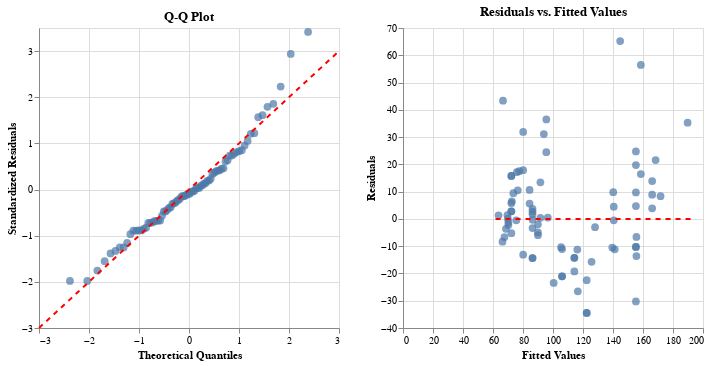

Source (notebook cell):
### Markdown cell above
Now that `y_actual` and `y_predicted` have been extracted, let's pass these parameters to the `qq_and_residuals_plot` function.

### Code cell
from linreg_ally.plotting import qq_and_residuals_plot

qq_and_residuals_plot(y_actual, y_predicted)

### Figure 1 — Vega-Lite specification as saved in the notebook (floating-point values rounded to 4 significant figures)
{"config": {"view": {"continuousWidth": 300, "continuousHeight": 300}}, "hconcat": [{"layer": [{"data": {"name": "data-d3c8f6fbea1a29b4dd8291e7d0e3b221"}, "mark": {"type": "circle", "size": 60}, "encoding": {"x": {"field": "Theoretical Quantiles", "title": "Theoretical Quantiles", "type": "quantitative"}, "y": {"field": "Standardized Residuals", "title": "Standardized Residuals", "type": "quantitative"}}, "title": "Q-Q Plot"}, {"data": {"name": "data-85d19c836a4395e2ec54e74d1ddf6151"}, "mark": {"type": "line", "color": "red", "strokeDash": [5, 5]}, "encoding": {"x": {"field": "Theoretical Quantiles", "type": "quantitative"}, "y": {"field": "Standardized Residuals", "type": "quantitative"}}}], "height": 300, "width": 300}, {"layer": [{"data": {"name": "data-6441b55efb36736b85f0137b061e2a04"}, "mark": {"type": "circle", "size": 60}, "encoding": {"x": {"field": "Fitted Values", "title": "Fitted Values", "type": "quantitative"}, "y": {"field": "Residuals", "title": "Residuals", "type": "quantitative"}}, "title": "Residuals vs. Fitted Values"}, {"data": {"name": "data-12fe4be04ac697c852a266ecaf7edd18"}, "mark": {"type": "line", "color": "red", "strokeDash": [5, 5]}, "encoding": {"x": {"field": "Fitted Values", "type": "quantitative"}, "y": {"field": "Residuals", "type": "quantitative"}}}], "height": 300, "width": 300}], "resolve": {"scale": {"y": "independent"}}, "$schema": "https://vega.github.io/schema/vega-lite/v5.20.1.json", "datasets": {"data-d3c8f6fbea1a29b4dd8291e7d0e3b221": [{"Theoretical Quantiles": -2.381, "Standardized Residuals": -1.981}, {"Theoretical Quantiles": -2.035, "Standardized Residuals": -1.981}, {"Theoretical Quantiles": -1.833, "Standardized Residuals": -1.754}, {"Theoretical Quantiles": -1.687, "Standardized Residuals": -1.553}, {"Theoretical Quantiles": -1.57, "Standardized Residuals": -1.386}, {"Theoretical Quantiles": -1.471, "Standardized Residuals": -1.331}, {"Theoretical Quantiles": -1.384, "Standardized Residuals": -1.255}, {"Theoretical Quantiles": -1.307, "Standardized Residuals": -1.255}, {"Theoretical Quantiles": -1.237, "Standardized Residuals": -1.158}, {"Theoretical Quantiles": -1.173, "Standardized Residuals": -0.9675}, {"Theoretical Quantiles": -1.113, "Standardized Residuals": -0.8925}, {"Theoretical Quantiles": -1.057, "Standardized Residuals": -0.8925}, {"Theoretical Quantiles": -1.003, "Standardized Residuals": -0.887}, {"Theoretical Quantiles": -0.9532, "Standardized Residuals": -0.887}, {"Theoretical Quantiles": -0.9051, "Standardized Residuals": -0.8521}, {"Theoretical Quantiles": -0.8591, "Standardized Residuals": -0.8256}, {"Theoretical Quantiles": -0.8148, "Standardized Residuals": -0.723}, {"Theoretical Quantiles": -0.7721, "Standardized Residuals": -0.72}, {"Theoretical Quantiles": -0.7307, "Standardized Residuals": -0.7135}, {"Theoretical Quantiles": -0.6906, "Standardized Residuals": -0.6853}, {"Theoretical Quantiles": -0.6515, "Standardized Residuals": -0.678}, {"Theoretical Quantiles": -0.6134, "Standardized Residuals": -0.672}, {"Theoretical Quantiles": -0.5762, "Standardized Residuals": -0.672}, {"Theoretical Quantiles": -0.5397, "Standardized Residuals": -0.5666}, {"Theoretical Quantiles": -0.504, "Standardized Residuals": -0.4753}, {"Theoretical Quantiles": -0.4689, "Standardized Residuals": -0.4733}, {"Theoretical Quantiles": -0.4344, "Standardized Residuals": -0.4384}, {"Theoretical Quantiles": -0.4003, "Standardized Residuals": -0.3992}, {"Theoretical Quantiles": -0.3667, "Standardized Residuals": -0.3843}, {"Theoretical Quantiles": -0.3336, "Standardized Residuals": -0.3121}, {"Theoretical Quantiles": -0.3008, "Standardized Residuals": -0.2971}, {"Theoretical Quantiles": -0.2683, "Standardized Residuals": -0.2801}, {"Theoretical Quantiles": -0.2361, "Standardized Residuals": -0.2385}, {"Theoretical Quantiles": -0.2041, "Standardized Residuals": -0.2219}, {"Theoretical Quantiles": -0.1724, "Standardized Residuals": -0.1844}, {"Theoretical Quantiles": -0.1408, "Standardized Residuals": -0.1439}, {"Theoretical Quantiles": -0.1094, "Standardized Residuals": -0.1433}, {"Theoretical Quantiles": -0.07806, "Standardized Residuals": -0.1348}, {"Theoretical Quantiles": -0.0468, "Standardized Residuals": -0.1125}, {"Theoretical Quantiles": -0.0156, "Standardized Residuals": -0.09428}, {"Theoretical Quantiles": 0.0156, "Standardized Residuals": -0.09013}, {"Theoretical Quantiles": 0.0468, "Standardized Residuals": -0.04563}, {"Theoretical Quantiles": 0.07806, "Standardized Residuals": -0.04065}, {"Theoretical Quantiles": 0.1094, "Standardized Residuals": -0.02654}, {"Theoretical Quantiles": 0.1408, "Standardized Residuals": 0.02758}, {"Theoretical Quantiles": 0.1724, "Standardized Residuals": 0.03372}, {"Theoretical Quantiles": 0.2041, "Standardized Residuals": 0.03372}, {"Theoretical Quantiles": 0.2361, "Standardized Residuals": 0.0817}, {"Theoretical Quantiles": 0.2683, "Standardized Residuals": 0.09481}, {"Theoretical Quantiles": 0.3008, "Standardized Residuals": 0.1273}, {"Theoretical Quantiles": 0.3336, "Standardized Residuals": 0.1398}, {"Theoretical Quantiles": 0.3667, "Standardized Residuals": 0.1883}, {"Theoretical Quantiles": 0.4003, "Standardized Residuals": 0.1961}, {"Theoretical Quantiles": 0.4344, "Standardized Residuals": 0.2324}, {"Theoretical Quantiles": 0.4689, "Standardized Residuals": 0.334}, {"Theoretical Quantiles": 0.504, "Standardized Residuals": 0.3654}, {"Theoretical Quantiles": 0.5397, "Standardized Residuals": 0.3956}, {"Theoretical Quantiles": 0.5762, "Standardized Residuals": 0.4104}, {"Theoretical Quantiles": 0.6134, "Standardized Residuals": 0.4157}, {"Theoretical Quantiles": 0.6515, "Standardized Residuals": 0.4522}, {"Theoretical Quantiles": 0.6906, "Standardized Residuals": 0.4589}, {"Theoretical Quantiles": 0.7307, "Standardized Residuals": 0.6093}, {"Theoretical Quantiles": 0.7721, "Standardized Residuals": 0.636}, {"Theoretical Quantiles": 0.8148, "Standardized Residuals": 0.7373}, {"Theoretical Quantiles": 0.8591, "Standardized Residuals": 0.7373}, {"Theoretical Quantiles": 0.9051, "Standardized Residuals": 0.774}, {"Theoretical Quantiles": 0.9532, "Standardized Residuals": 0.8125}, {"Theoretical Quantiles": 1.003, "Standardized Residuals": 0.8319}, {"Theoretical Quantiles": 1.057, "Standardized Residuals": 0.8522}, {"Theoretical Quantiles": 1.113, "Standardized Residuals": 0.9516}, {"Theoretical Quantiles": 1.173, "Standardized Residuals": 1.053}, {"Theoretical Quantiles": 1.237, "Standardized Residuals": 1.208}, {"Theoretical Quantiles": 1.307, "Standardized Residuals": 1.222}, {"Theoretical Quantiles": 1.384, "Standardized Residuals": 1.567}, {"Theoretical Quantiles": 1.471, "Standardized Residuals": 1.61}, {"Theoretical Quantiles": 1.57, "Standardized Residuals": 1.792}, {"Theoretical Quantiles": 1.687, "Standardized Residuals": 1.857}, {"Theoretical Quantiles": 1.833, "Standardized Residuals": 2.23}, {"Theoretical Quantiles": 2.035, "Standardized Residuals": 2.939}, {"Theoretical Quantiles": 2.381, "Standardized Residuals": 3.414}], "data-85d19c836a4395e2ec54e74d1ddf6151": [{"Theoretical Quantiles": -3, "Standardized Residuals": -3}, {"Theoretical Quantiles": 3, "Standardized Residuals": 3}], "data-6441b55efb36736b85f0137b061e2a04": [{"Fitted Values": 171.7, "Residuals": 8.312}, {"Fitted Values": 122.5, "Residuals": -34.46}, {"Fitted Values": 155.3, "Residuals": -30.28}, {"Fitted Values": 75.85, "Residuals": 17.15}, {"Fitted Values": 89.96, "Residuals": -5.961}, {"Fitted Values": 70.27, "Residuals": -1.268}, {"Fitted Values": 122.5, "Residuals": -34.46}, {"Fitted Values": 86.35, "Residuals": 1.649}, {"Fitted Values": 70.27, "Residuals": -2.268}, {"Fitted Values": 155.3, "Residuals": 19.72}, {"Fitted Values": 86.35, "Residuals": -3.351}, {"Fitted Values": 155.3, "Residuals": 24.72}, {"Fitted Values": 95.54, "Residuals": 24.46}, {"Fitted Values": 144.8, "Residuals": 65.23}, {"Fitted Values": 80.11, "Residuals": 17.89}, {"Fitted Values": 66.33, "Residuals": -8.329}, {"Fitted Values": 72.57, "Residuals": 6.434}, {"Fitted Values": 155.3, "Residuals": -10.28}, {"Fitted Values": 122.5, "Residuals": -22.46}, {"Fitted Values": 168.4, "Residuals": 21.59}, {"Fitted Values": 116.5, "Residuals": -26.55}, {"Fitted Values": 106.0, "Residuals": -21.04}, {"Fitted Values": 141.2, "Residuals": -11.16}, {"Fitted Values": 72.24, "Residuals": 2.763}, {"Fitted Values": 166.1, "Residuals": 3.891}, {"Fitted Values": 166.1, "Residuals": 13.89}, {"Fitted Values": 155.3, "Residuals": 9.723}, {"Fitted Values": 89.96, "Residuals": -1.961}, {"Fitted Values": 86.35, "Residuals": 2.649}, {"Fitted Values": 68.63, "Residuals": -3.627}, {"Fitted Values": 139.5, "Residuals": -10.52}, {"Fitted Values": 158.6, "Residuals": 16.44}, {"Fitted Values": 69.61, "Residuals": 1.388}, {"Fitted Values": 73.55, "Residuals": 9.45}, {"Fitted Values": 72.24, "Residuals": -5.237}, {"Fitted Values": 114.2, "Residuals": -14.25}, {"Fitted Values": 95.54, "Residuals": 36.46}, {"Fitted Values": 80.11, "Residuals": -13.11}, {"Fitted Values": 155.3, "Residuals": 4.723}, {"Fitted Values": 128.0, "Residuals": -3.035}, {"Fitted Values": 155.6, "Residuals": -6.606}, {"Fitted Values": 155.6, "Residuals": -13.61}, {"Fitted Values": 140.5, "Residuals": 4.493}, {"Fitted Values": 114.2, "Residuals": -19.25}, {"Fitted Values": 106.0, "Residuals": -11.04}, {"Fitted Values": 86.35, "Residuals": 3.649}, {"Fitted Values": 75.52, "Residuals": -0.5196}, {"Fitted Values": 72.24, "Residuals": 2.763}, {"Fitted Values": 91.6, "Residuals": 0.3975}, {"Fitted Values": 66.66, "Residuals": 43.34}, {"Fitted Values": 76.5, "Residuals": 10.5}, {"Fitted Values": 189.7, "Residuals": 35.26}, {"Fitted Values": 84.38, "Residuals": 10.62}, {"Fitted Values": 114.2, "Residuals": -14.25}, {"Fitted Values": 93.9, "Residuals": 31.1}, {"Fitted Values": 72.24, "Residuals": 15.76}, {"Fitted Values": 166.1, "Residuals": 8.891}, {"Fitted Values": 100.5, "Residuals": -23.46}, {"Fitted Values": 140.5, "Residuals": -0.5074}, {"Fitted Values": 80.11, "Residuals": 31.89}, {"Fitted Values": 158.6, "Residuals": 56.44}, {"Fitted Values": 77.49, "Residuals": 17.51}, {"Fitted Values": 63.7, "Residuals": 1.296}, {"Fitted Values": 125.7, "Residuals": -15.74}, {"Fitted Values": 86.35, "Residuals": -0.3509}, {"Fitted Values": 89.96, "Residuals": -4.961}, {"Fitted Values": 155.3, "Residuals": -10.28}, {"Fitted Values": 86.35, "Residuals": -14.35}, {"Fitted Values": 105.4, "Residuals": -10.39}, {"Fitted Values": 67.64, "Residuals": -6.642}, {"Fitted Values": 140.2, "Residuals": 9.821}, {"Fitted Values": 106.0, "Residuals": -21.04}, {"Fitted Values": 116.2, "Residuals": -11.22}, {"Fitted Values": 86.35, "Residuals": -14.35}, {"Fitted Values": 72.24, "Residuals": 5.763}, {"Fitted Values": 96.53, "Residuals": 0.4742}, {"Fitted Values": 69.94, "Residuals": 0.06015}, {"Fitted Values": 84.38, "Residuals": 5.618}, {"Fitted Values": 72.24, "Residuals": 15.76}, {"Fitted Values": 91.6, "Residuals": 13.4}], "data-12fe4be04ac697c852a266ecaf7edd18": [{"Fitted Values": 61.7, "Residuals": 0}, {"Fitted Values": 191.7, "Residuals": 0}]}}
